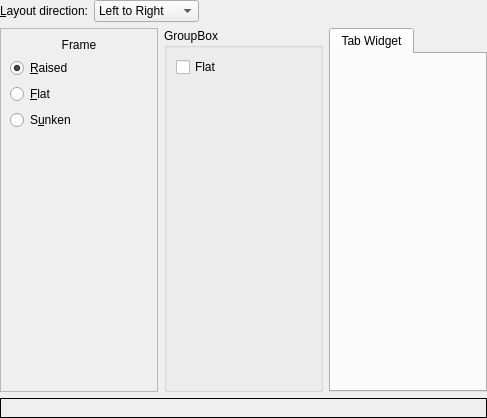
<?xml version="1.0" encoding="UTF-8"?>
<ui version="4.0">
 <class>FrameDemoWidget</class>
 <widget class="QWidget" name="FrameDemoWidget">
  <property name="geometry">
   <rect>
    <x>0</x>
    <y>0</y>
    <width>487</width>
    <height>418</height>
   </rect>
  </property>
  <layout class="QVBoxLayout" name="verticalLayout">
   <property name="leftMargin">
    <number>0</number>
   </property>
   <property name="topMargin">
    <number>0</number>
   </property>
   <property name="rightMargin">
    <number>0</number>
   </property>
   <property name="bottomMargin">
    <number>0</number>
   </property>
   <item>
    <layout class="QHBoxLayout" name="horizontalLayout">
     <item>
      <widget class="QLabel" name="label">
       <property name="text">
        <string>&amp;Layout direction:</string>
       </property>
       <property name="alignment">
        <set>Qt::AlignRight|Qt::AlignTrailing|Qt::AlignVCenter</set>
       </property>
       <property name="buddy">
        <cstring>directionComboBox</cstring>
       </property>
      </widget>
     </item>
     <item>
      <widget class="KComboBox" name="directionComboBox">
       <item>
        <property name="text">
         <string>Left to Right</string>
        </property>
       </item>
       <item>
        <property name="text">
         <string>Right to Left</string>
        </property>
       </item>
       <item>
        <property name="text">
         <string>Top to Bottom</string>
        </property>
       </item>
       <item>
        <property name="text">
         <string>Bottom to Top</string>
        </property>
       </item>
      </widget>
     </item>
     <item>
      <spacer name="horizontalSpacer">
       <property name="orientation">
        <enum>Qt::Horizontal</enum>
       </property>
       <property name="sizeHint" stdset="0">
        <size>
         <width>40</width>
         <height>20</height>
        </size>
       </property>
      </spacer>
     </item>
    </layout>
   </item>
   <item>
    <layout class="QHBoxLayout" name="frameLayout" stretch="1,1,1">
     <item>
      <widget class="QFrame" name="frame">
       <property name="frameShape">
        <enum>QFrame::StyledPanel</enum>
       </property>
       <property name="frameShadow">
        <enum>QFrame::Raised</enum>
       </property>
       <layout class="QVBoxLayout" name="verticalLayout_2">
        <item>
         <widget class="QLabel" name="label_2">
          <property name="text">
           <string>Frame</string>
          </property>
          <property name="alignment">
           <set>Qt::AlignCenter</set>
          </property>
         </widget>
        </item>
        <item>
         <widget class="QRadioButton" name="raisedFrameRadioButton">
          <property name="text">
           <string>&amp;Raised</string>
          </property>
          <property name="checked">
           <bool>true</bool>
          </property>
         </widget>
        </item>
        <item>
         <widget class="QRadioButton" name="plainFrameRadioButton">
          <property name="enabled">
           <bool>true</bool>
          </property>
          <property name="text">
           <string comment="Flat frame. No frame is actually drawn.">&amp;Flat</string>
          </property>
         </widget>
        </item>
        <item>
         <widget class="QRadioButton" name="sunkenFrameRadioButton">
          <property name="text">
           <string>S&amp;unken</string>
          </property>
         </widget>
        </item>
        <item>
         <spacer name="verticalSpacer">
          <property name="orientation">
           <enum>Qt::Vertical</enum>
          </property>
          <property name="sizeHint" stdset="0">
           <size>
            <width>20</width>
            <height>40</height>
           </size>
          </property>
         </spacer>
        </item>
       </layout>
      </widget>
     </item>
     <item>
      <widget class="QGroupBox" name="groupBox">
       <property name="title">
        <string>GroupBox</string>
       </property>
       <layout class="QVBoxLayout" name="verticalLayout_3">
        <item>
         <widget class="QCheckBox" name="flatGroupBoxCheckBox">
          <property name="text">
           <string comment="Flat group box. No frame is actually drawn">Flat</string>
          </property>
         </widget>
        </item>
        <item>
         <spacer name="verticalSpacer_2">
          <property name="orientation">
           <enum>Qt::Vertical</enum>
          </property>
          <property name="sizeHint" stdset="0">
           <size>
            <width>20</width>
            <height>40</height>
           </size>
          </property>
         </spacer>
        </item>
       </layout>
      </widget>
     </item>
     <item>
      <widget class="QTabWidget" name="tabWidget">
       <property name="currentIndex">
        <number>0</number>
       </property>
       <widget class="QWidget" name="tab">
        <attribute name="title">
         <string>Tab Widget</string>
        </attribute>
        <layout class="QVBoxLayout" name="verticalLayout_4"/>
       </widget>
      </widget>
     </item>
    </layout>
   </item>
   <item>
    <layout class="QHBoxLayout" name="msgLayout" stretch="1">
     <item>
      <widget class="QFrame" name="msgFrame">
       <property name="frameShape">
        <enum>QFrame::Panel</enum>
       </property>
       <layout class="QVBoxLayout" name="verticalLayout_5">
       </layout>
      </widget>
     </item>
    </layout>
   </item>
  </layout>
 </widget>
 <customwidgets>
  <customwidget>
   <class>KComboBox</class>
   <extends>QComboBox</extends>
   <header>kcombobox.h</header>
  </customwidget>
 </customwidgets>
 <tabstops>
  <tabstop>directionComboBox</tabstop>
  <tabstop>flatGroupBoxCheckBox</tabstop>
  <tabstop>raisedFrameRadioButton</tabstop>
  <tabstop>plainFrameRadioButton</tabstop>
  <tabstop>sunkenFrameRadioButton</tabstop>
 </tabstops>
 <resources/>
 <connections/>
</ui>
